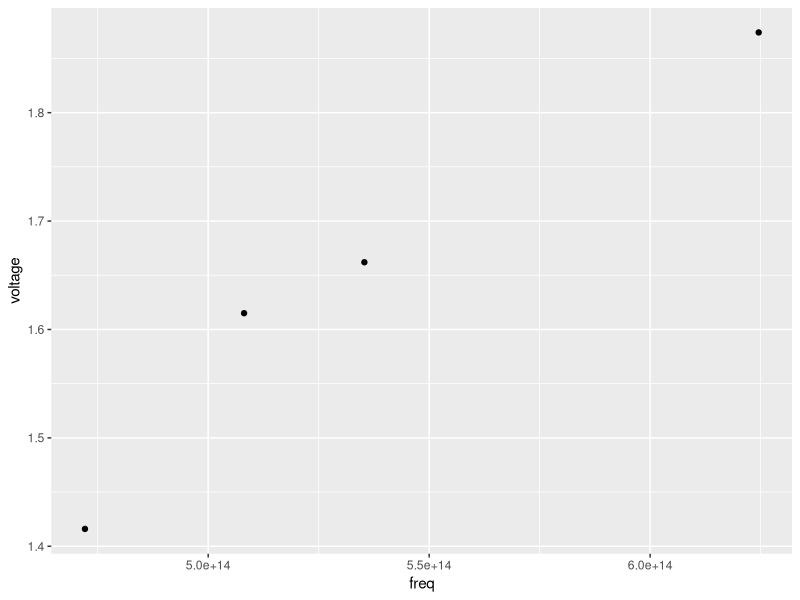

Recreate this plot in R.
library("ggplot2")
library("dplyr")

wavelength = c(635,590,560,480)
dat = data.frame(wavelength)
dat$wavelength = dat$wavelength * 10 ** (-9)
dat = mutate(dat, freq = 299792458/dat$wavelength)
voltage = c(1.416,1.615,1.662,1.874)
dat = mutate(dat, voltage)

ggplot(dat, aes(x = freq, y = voltage)) + 
  geom_point()

print(lm(voltage ~ dat$freq))